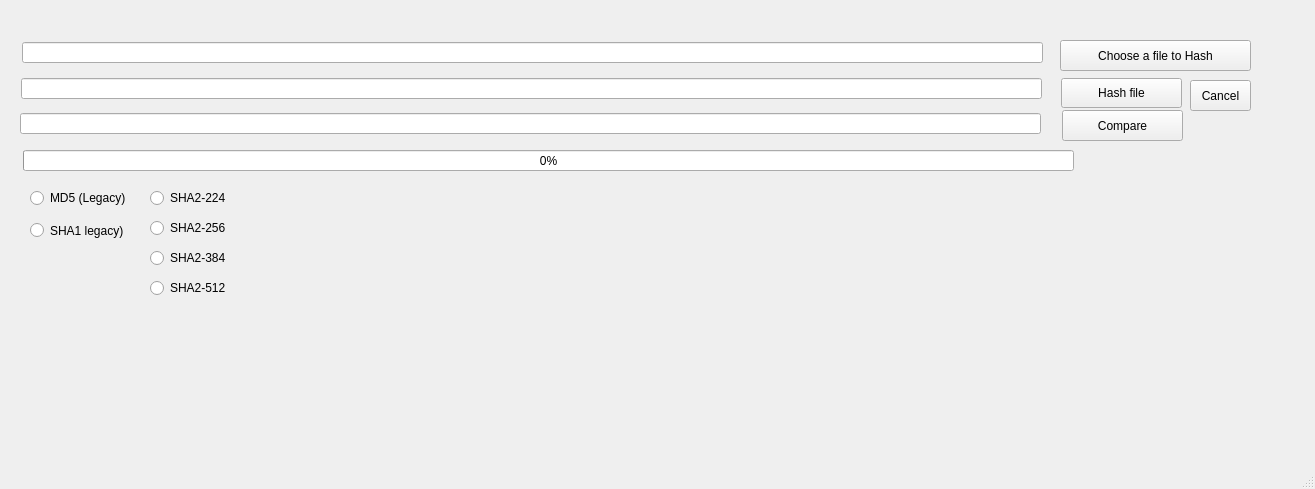
<?xml version="1.0" encoding="UTF-8"?>
<ui version="4.0">
 <class>MainWindow</class>
 <widget class="QMainWindow" name="MainWindow">
  <property name="geometry">
   <rect>
    <x>0</x>
    <y>0</y>
    <width>1315</width>
    <height>489</height>
   </rect>
  </property>
  <property name="windowTitle">
   <string>MainWindow</string>
  </property>
  <widget class="QWidget" name="centralwidget">
   <widget class="QRadioButton" name="md5_radioButton">
    <property name="geometry">
     <rect>
      <x>30</x>
      <y>190</y>
      <width>111</width>
      <height>16</height>
     </rect>
    </property>
    <property name="text">
     <string>MD5 (Legacy)</string>
    </property>
   </widget>
   <widget class="QProgressBar" name="progressBar">
    <property name="geometry">
     <rect>
      <x>23</x>
      <y>150</y>
      <width>1051</width>
      <height>21</height>
     </rect>
    </property>
    <property name="value">
     <number>0</number>
    </property>
   </widget>
   <widget class="QPushButton" name="filehashButton">
    <property name="geometry">
     <rect>
      <x>1061</x>
      <y>78</y>
      <width>121</width>
      <height>30</height>
     </rect>
    </property>
    <property name="text">
     <string>Hash file</string>
    </property>
   </widget>
   <widget class="QLineEdit" name="hashResultLineEdit">
    <property name="geometry">
     <rect>
      <x>21</x>
      <y>78</y>
      <width>1021</width>
      <height>21</height>
     </rect>
    </property>
   </widget>
   <widget class="QLineEdit" name="fileLineEdit">
    <property name="geometry">
     <rect>
      <x>22</x>
      <y>42</y>
      <width>1021</width>
      <height>21</height>
     </rect>
    </property>
   </widget>
   <widget class="QPushButton" name="filePushButton">
    <property name="geometry">
     <rect>
      <x>1060</x>
      <y>40</y>
      <width>191</width>
      <height>31</height>
     </rect>
    </property>
    <property name="text">
     <string>Choose a file to Hash</string>
    </property>
   </widget>
   <widget class="QLineEdit" name="onComparelineEdit">
    <property name="geometry">
     <rect>
      <x>20</x>
      <y>113</y>
      <width>1021</width>
      <height>21</height>
     </rect>
    </property>
   </widget>
   <widget class="QPushButton" name="onComparePushButton">
    <property name="geometry">
     <rect>
      <x>1062</x>
      <y>110</y>
      <width>121</width>
      <height>31</height>
     </rect>
    </property>
    <property name="text">
     <string>Compare</string>
    </property>
   </widget>
   <widget class="QPushButton" name="cancelButton">
    <property name="geometry">
     <rect>
      <x>1190</x>
      <y>80</y>
      <width>61</width>
      <height>31</height>
     </rect>
    </property>
    <property name="text">
     <string>Cancel</string>
    </property>
   </widget>
   <widget class="QRadioButton" name="sha1RadioButton">
    <property name="geometry">
     <rect>
      <x>30</x>
      <y>220</y>
      <width>111</width>
      <height>21</height>
     </rect>
    </property>
    <property name="text">
     <string>SHA1 legacy)</string>
    </property>
   </widget>
   <widget class="QRadioButton" name="sha2224RadioButton">
    <property name="geometry">
     <rect>
      <x>150</x>
      <y>190</y>
      <width>81</width>
      <height>16</height>
     </rect>
    </property>
    <property name="text">
     <string>SHA2-224</string>
    </property>
   </widget>
   <widget class="QRadioButton" name="sha2256RadioButton">
    <property name="geometry">
     <rect>
      <x>150</x>
      <y>220</y>
      <width>81</width>
      <height>16</height>
     </rect>
    </property>
    <property name="text">
     <string>SHA2-256</string>
    </property>
   </widget>
   <widget class="QRadioButton" name="sha2384RadioButton">
    <property name="geometry">
     <rect>
      <x>150</x>
      <y>250</y>
      <width>81</width>
      <height>16</height>
     </rect>
    </property>
    <property name="text">
     <string>SHA2-384</string>
    </property>
   </widget>
   <widget class="QRadioButton" name="sha212RadioButton">
    <property name="geometry">
     <rect>
      <x>150</x>
      <y>280</y>
      <width>81</width>
      <height>16</height>
     </rect>
    </property>
    <property name="text">
     <string>SHA2-512</string>
    </property>
   </widget>
  </widget>
  <widget class="QMenuBar" name="menubar">
   <property name="geometry">
    <rect>
     <x>0</x>
     <y>0</y>
     <width>1315</width>
     <height>22</height>
    </rect>
   </property>
  </widget>
  <widget class="QStatusBar" name="statusbar"/>
 </widget>
 <resources/>
 <connections/>
</ui>
